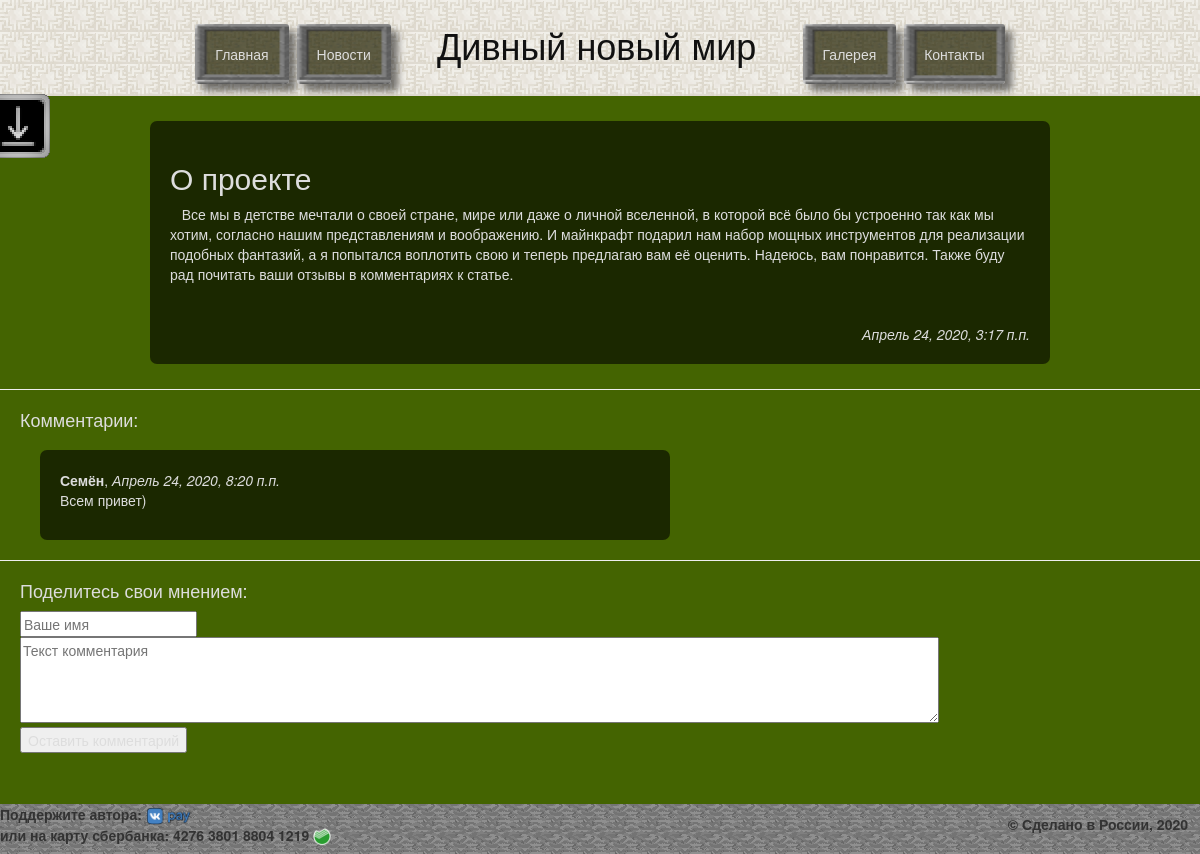
/1/, run on the app's committed database.
### MyMapSite/apps/MyMapView/models.py (models this page shows, shortened)
class Showcode(models.Model):
    MyMapView_title = models.CharField('название статьи', max_length = 100)
    MyMapView_text = models.TextField('текст статьи')
    Pub_date = models.DateTimeField('дата публикации', default=timezone.now)
    class Meta:
        verbose_name = 'Статья'
        verbose_name_plural = 'Статьи'

class Comment(models.Model):
    article = models.ForeignKey(Showcode, on_delete = models.CASCADE)
    author_name = models.CharField('имя автора', max_length = 50)
    comment_text = models.CharField('текст комментария', max_length = 300)
    pub_date = models.DateTimeField('дата публикации', default=timezone.now)
    def was_published_recently(self):
        return self.pub_date >= (timezone.now() - datetime.timedelta(hours = 8))
    class Meta:
        verbose_name = 'Комментарий к статье'
        verbose_name_plural = 'Комментарии к статье'

### MyMapSite/apps/MyMapView/views.py (the view)
# urls.py: path('<int:showcode_id>/', views.detail, name='detail'),
def detail(request, showcode_id):
    try:
        a = Showcode.objects.get(id=showcode_id)
    except:
        raise Http404("Статья не найдена")
    latest_comments_list = a.comment_set.order_by('-id')
    return render(request, 'MyMapView/detail.html', {'showcode': a, 'latest_comments_list': latest_comments_list})

### MyMapSite/templates/MyMapView/detail.html (shortened to what this page needs)
{% extends 'base.html' %}
{% block content %}
<div class="info_block">
    <div class="text_statyi">
        <h2>{{showcode.MyMapView_title}}</h2>
        {{showcode.MyMapView_text|safe}}
        <em class="pubdata">{{showcode.Pub_date}}</em>
    </div>
</div>
<hr>
<div class="comm">
    <h4>Комментарии:</h4>
    {% if latest_comments_list %}
        {% for c in latest_comments_list %}
            <p>
                <div id="left_float" class="info_block" >
                    <strong>{{c.author_name}}</strong>, <em>{{c.pub_date}}</em>
                    <p>{{c.comment_text}}</p>
                </div>
            </p>
        {% endfor %}
    {%else%}
        <div id="left_float" class="info_block" >
            Комментариев нет
        </div>
    {%endif%}
</div>
    <hr>
<div class="comm">
    <h4>Поделитесь свои мнением:</h4>
    <form action="{% url 'MyMapView:leave_comment' showcode.id %}" method="POST">
        <input type="text" required placeholder="Ваше имя" name="name"><br>
        <textarea name="text" required="" placeholder="Текст комментария" cols="120" rows="4"></textarea><br>
        <button type="submit">Оставить комментарий</button>
</div>
<br>
<br>
{% endblock %}

### MyMapSite/templates/base.html (shortened to what this page needs)
{% load static %}
<!DOCTYPE html>
<html lang="ru">
<head>
    <link rel="stylesheet" href="//maxcdn.bootstrapcdn.com/bootstrap/3.2.0/css/bootstrap.min.css">
    <link rel="stylesheet" href="//maxcdn.bootstrapcdn.com/bootstrap/3.2.0/css/bootstrap-theme.min.css">
    <link rel="stylesheet" href="{% static 'css/MyMapView.css' %}">
</head>
<body>
    <header>
        <div id="shapka">
            <div id="nav1">
                <a class='navbutton' href="{% url 'MyMapView:maine' %}">Главная</a>
                <a class='navbutton' href="{% url 'MyMapView:index' %}">Новости</a>
            </div>
            <div id="name">
                <h1>Дивный новый мир</h1>
            </div>
            <div id="nav2">
                <a class='navbutton' href="{% url 'MyMapView:gallery' %}">Галерея</a>
                <a class='navbutton' href="{% url 'MyMapView:contacts' %}" id='cont'>Контакты</a>
            </div>
        </div>
    </header>
    {% block content %}{% endblock %}
    <div id="download">
        <div id="download_inner">
            <a href="https://drive.google.com/file/d/1_UKFd_wDS04f42xVLzMugGgMwcQQeJ0Q/view?usp=sharing"><img src="{% static 'img/mcicon.png' %}" height="18px">моя актуальная сборка minecraft</a><br>
            <a href="https://drive.google.com/file/d/1yUzG5MmTT6nCDSt6d49hzid7dF2t4M3U/view?usp=sharing"><img src="{% static 'img/hammer.png' %}" height="18px">актуальная версия мира</a><br>
        </div>
    </div>
    <div id="footer">
        <div id="donate">
            <strong>Поддержите автора: <a href="https://vk.me/moneysend/sem2n"><img src="{% static 'img/vkpay_logo.png' %}" height="18px"></a><br>
        или на карту сбербанка: 4276 3801 8804 1219 <img src="{% static 'img/sber_logo.png' %}" height="18px"></strong>
        </div>
        <div id="made">
            <strong>© Сделано в России, 2020</strong>
        </div>
    </div>
</body>
</html>

### MyMapSite/apps/MyMapView/static/css/MyMapView.css (style rules this page uses)
body { background: url('../img/backgr.jpg') #446401 no-repeat; background-attachment: fixed; background-size: 100% }
header { background-image: url('../img/quartz_block_chiseled_top.png'); height: 96px; }
a { color: #0099FF; }
#nav1 { display: inline-block; }
#nav2 { display: inline-block; }
#shapka { text-align: center; height: 96px; }
#name { display: inline-block; width: 400px; padding-top: 5px; color: #111111; }
#footer { background-image: url('../img/stone.png'); width: 100%; height: 50px; left: 0; right: 0; bottom: 0; position: fixed; z-index: 4; }
#made { margin-right: 1%; margin-top: 10px; float: right; display: block; height: 20px; width: 200px; text-align: right; }
#donate { height: 40px; width: 350px; position: fixed; }
#cont { background-size: 103px 57px; }
#left_float { margin: 20px; }
.comm { color: #DDDDDD; margin: 20px; width: 70%; }
.pubdata { display: block; text-align: right; }
.navbutton { padding: 20px; margin: 2px; background-image: url('../img/widgets.png'); background-size: 94px 56px; color: #DDDDDD; box-shadow: 7px 7px 7px rgba(0,0,0,0.5); border-radius: 3px; }
.info_block { margin: 25px auto; background: rgba(0, 0, 0, 0.6) center no-repeat; color: #DDDDDD; width: 75%; padding: 20px; border-radius: 7px; }
#download { color: #DDDDDD; position: fixed; top: 11%; left: 0; transition-duration: 0.3s; }
#download_inner { background: url('../img/toasts1.png'); background-size: 320px 64px; position: fixed; width: 320px; height: 64px; padding: 11px; top: 11%; left: -270px; transition-duration: 0.3s; }

### data on the page
Showcode: MyMapView_title "О проекте", MyMapView_text "Все мы в детстве мечтали о своей стране, мире или даже о личной вселенной, в которой всё было бы устроенно так как мы хотим, согласно нашим представлениям и воображению. И майнкрафт подарил нам набор мощных инструментов для реализации подобных фантазий, а я попытался воплотить свою и теперь предлагаю вам её оценить. Надеюсь, вам понравится. Также буду рад почитать ваши отзывы в комментариях к статье.", Pub_date "Апрель 24, 2020, 3:17 п.п."
Comment: author_name "Семён", pub_date "Апрель 24, 2020, 8:20 п.п.", comment_text "Всем привет)"
